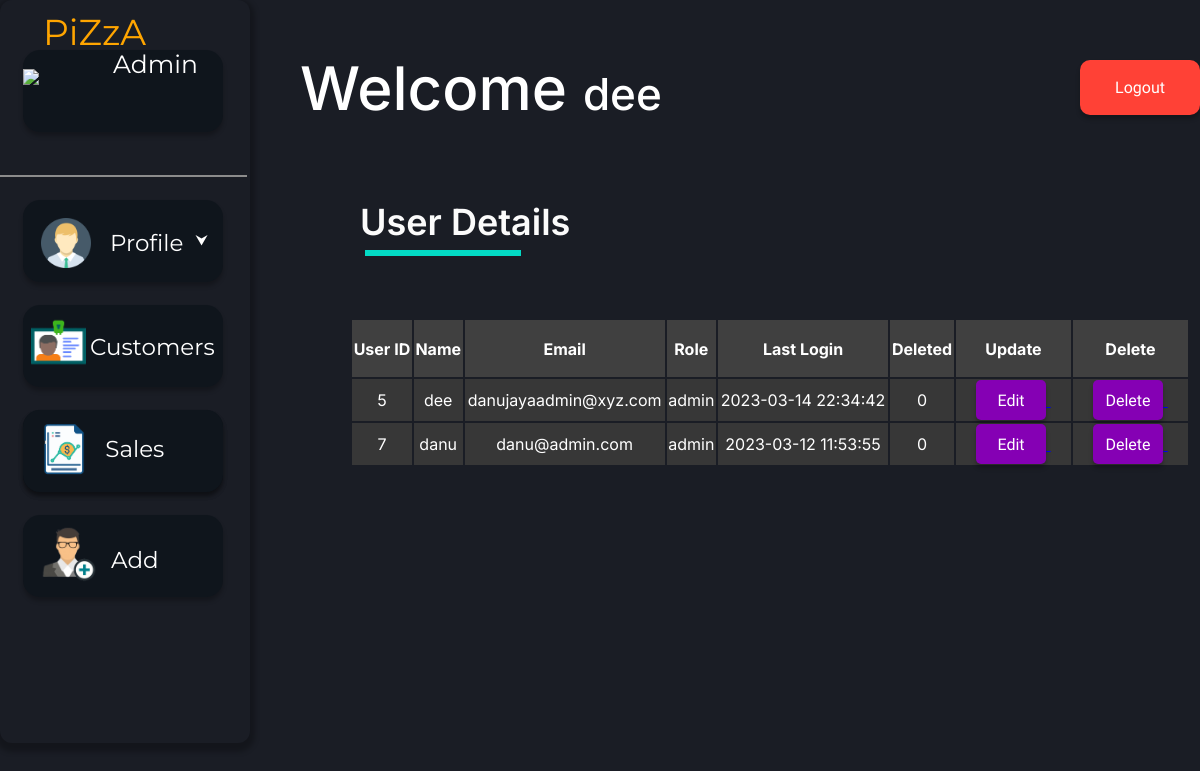
/admin.php (signed in), run on an earlier commit of the app's database.
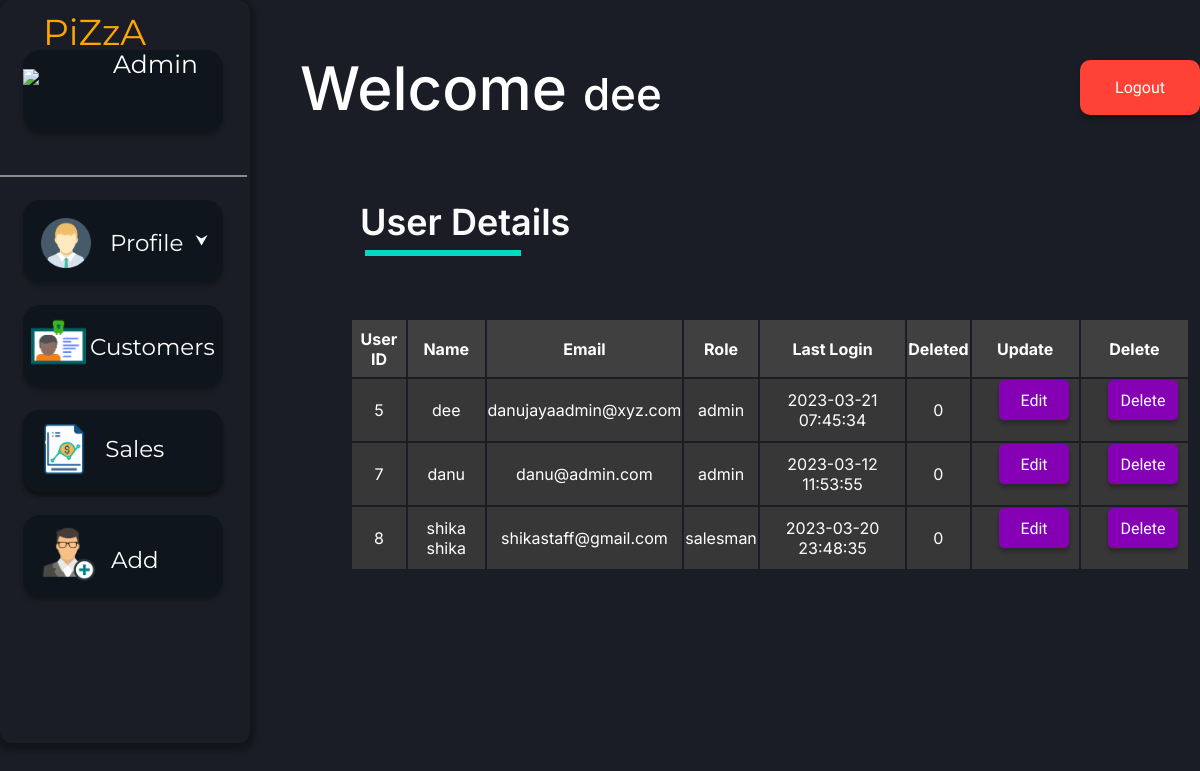
And on a later commit of the database.
### tables this page shows
CREATE TABLE `crm_users` (
  `id` int(10) NOT NULL,
  `name` varchar(255) NOT NULL,
  `email` varchar(50) NOT NULL,
  `password` varchar(50) NOT NULL,
  `roles` enum('admin','salesman') NOT NULL,
  `lastLogin` datetime NOT NULL DEFAULT current_timestamp(),
  `deleted` tinyint(4) NOT NULL DEFAULT 0
);

### admin.php (the view, shortened to what this page needs)
<?php require_once('./phpFunc/connection/connect.php'); ?>
<?php
$sql = "SELECT * FROM crm_users ORDER BY id ASC";
mysqli_query($connection, $sql);
$result = mysqli_query($connection,$sql);
?>
<!DOCTYPE html>
<html lang="en">
<head>
        <link href="./styles/businessUser/main.css" rel="stylesheet">
        <link href="./styles/businessUser/add.css" rel="stylesheet">
</head>
<body>
<div>
<span class="wel-msg"><p>Welcome <span style="font-size:44px;"><?php echo $_SESSION["name"]; ?></span></p></span>
<span class="sub-head">User Details</span> <div class="sub-line"></div>
<span><a href="./phpFunc/functions/businessUser/logout.php"><button class="log_out-button">Logout</button> </a></span>
</div>
<div class="menu">
<div class="piza-staff"><img class="piza-logo" src="./assets/img/logo.png">
<span class="menu-text" style="color:orange;">PiZzA</span><br><span class="menu-text" style="font-size:25px; color:white; postion:relative; left:90px; bottom:45px;">Admin</span>
</div>
 <div class="menu-line"></div>
<button class="pro-view">
      <img class="pro-avatar" src="./assets/img/pro_avatar.png">
      <span class="pro-text">Profile </span>
</button>
<a href="./adminCustomerView.php"><button class="sales-but">
<button  class="cus-but">
      <img class="cus-logo" src="./assets/img/cus_det.png">
      <span class="cus-text">Customers</span>
</button>
</a>
<a href="./adminSalesView.php"><button class="sales-but">
      <img class="sales-logo" src="./assets/img/sales.png">
      <span class="sales-text">Sales </span>
</button></a>
<button onclick="document.getElementById('addform').style.display='block'" class="add-but">
      <img class="add-logo" src="./assets/img/add_cus.png">
      <span class="add-text">Add</span>
</button>
</div>
<table border="0" class="table_dec">
<tr bgcolor="#404040">
<th>User ID</th>
<th>Name</th>
<th>Email</th>
<th>Role</th>
<th>Last Login</th>
<th>Deleted</th>
<th>Update</th>
<th>Delete</th>
</tr>
<?php
while ($row = mysqli_fetch_assoc($result)) {
    echo "
        <tr bgcolor='#373737'>
            <td>" . $row['id'] . "</td>
            <td>" . $row['name'] . "</td>
            <td>" . $row['email'] . "</td>
            <td>" . $row['roles'] . "</td>
            <td>" . $row['lastLogin'] . "</td>
            <td>" . $row['deleted'] . "</td>
            <td>&nbsp;&nbsp;&nbsp;&nbsp;<a href='./phpFunc/functions/admin/update.php?user_id=".$row['id']."'><button class='edit-button' role='button'>Edit</button> </a>&nbsp;&nbsp;&nbsp;&nbsp;</td>
            <td>&nbsp;&nbsp;&nbsp;&nbsp;<a href='./phpFunc/functions/admin/update.php?user_id=".$row['id']."'><button class='edit-button' role='button'>Delete</button> </a>&nbsp;&nbsp;&nbsp;&nbsp;</td>
        </tr>";
}
?>
</table>
</body>
</html>

What changed in the data, as far as the page shows it:
changed crm_users "dee": lastLogin "2023-03-14 22:34:42" → "2023-03-21 07:45:34"
added crm_users: id "8", name "shika shika", email "shikastaff@gmail.com", roles "salesman", lastLogin "2023-03-20 23:48:35", deleted "0"
